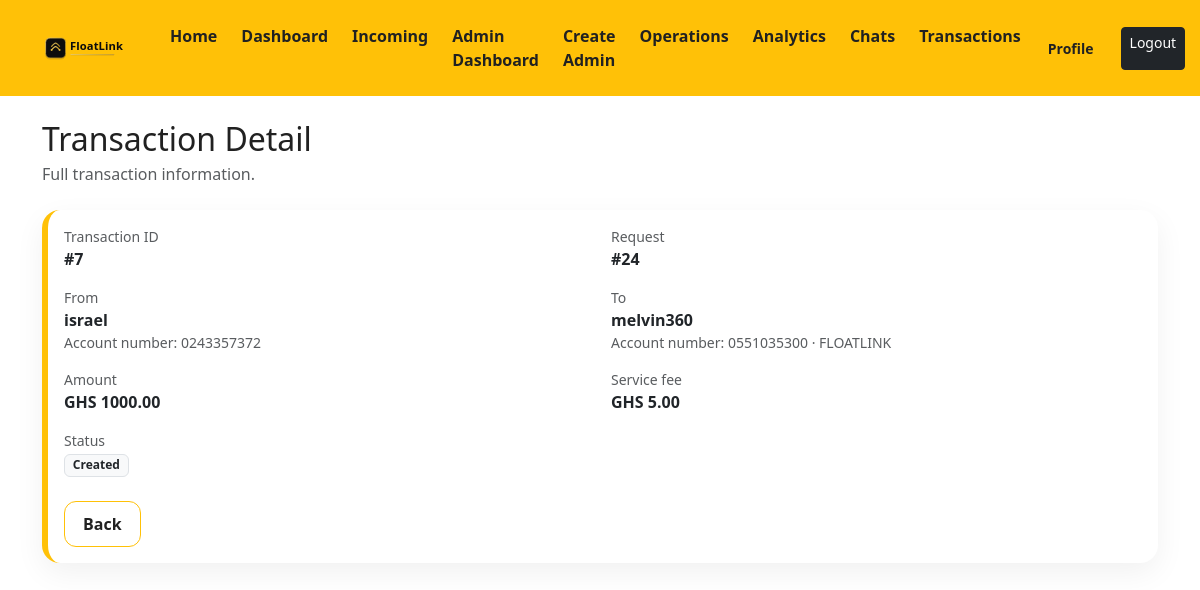
Screenshot of /transactions/7/ (signed in) with the database file from the repository.
### transactions/models.py (models this page shows, shortened)
class Transaction(models.Model):
    class Status(models.TextChoices):
        CREATED = 'CREATED', 'Created'
        PAID = 'PAID', 'Paid'
        FAILED = 'FAILED', 'Failed'
    float_request = models.OneToOneField(FloatRequest, on_delete=models.CASCADE, related_name='transaction')
    from_agent = models.ForeignKey(Agent, on_delete=models.CASCADE, related_name='outgoing_transactions')
    to_agent = models.ForeignKey(Agent, on_delete=models.CASCADE, related_name='incoming_transactions')
    amount = models.DecimalField(max_digits=12, decimal_places=2)
    service_fee = models.DecimalField(max_digits=12, decimal_places=2)
    status = models.CharField(max_length=20, choices=Status.choices, default=Status.CREATED)
    created_at = models.DateTimeField(auto_now_add=True)

### float_requests/models.py (models this page shows, shortened)
class FloatRequest(models.Model):
    class RequestType(models.TextChoices):
        E_CASH = 'E_CASH', 'E-cash'
        PHYSICAL_CASH = 'PHYSICAL_CASH', 'Physical cash'
    class Status(models.TextChoices):
        PENDING = 'PENDING', 'Pending'
        ACCEPTED = 'ACCEPTED', 'Accepted'
        ADMIN_COMPLETED = 'ADMIN_COMPLETED', 'Admin completed'
        COMPLETED = 'COMPLETED', 'Completed'
        DECLINED = 'DECLINED', 'Declined'
        CANCELLED = 'CANCELLED', 'Cancelled'
    requesting_agent = models.ForeignKey(Agent, on_delete=models.CASCADE, related_name='requests_created')
    amount = models.DecimalField(max_digits=12, decimal_places=2)
    request_type = models.CharField(max_length=20, choices=RequestType.choices, default=RequestType.E_CASH)
    requester_latitude = models.DecimalField(max_digits=9, decimal_places=6, null=True, blank=True)
    requester_longitude = models.DecimalField(max_digits=9, decimal_places=6, null=True, blank=True)
    status = models.CharField(max_length=20, choices=Status.choices, default=Status.PENDING)
    accepted_by = models.ForeignKey(
        settings.AUTH_USER_MODEL,
        on_delete=models.SET_NULL,
        null=True,
        blank=True,
        related_name='float_requests_accepted',
    )
    accepted_at = models.DateTimeField(null=True, blank=True)
    admin_completed_at = models.DateTimeField(null=True, blank=True)
    agent_confirmed_at = models.DateTimeField(null=True, blank=True)
    completed_at = models.DateTimeField(null=True, blank=True)
    created_at = models.DateTimeField(auto_now_add=True)

### agents/models.py (models this page shows, shortened)
class Agent(models.Model):
    user = models.OneToOneField(settings.AUTH_USER_MODEL, on_delete=models.CASCADE)
    phone_number = models.CharField(max_length=15, blank=True, default='')
    location = models.CharField(max_length=150, blank=True, default='')
    vendor_number = models.CharField(max_length=50, blank=True, default='')
    business_name = models.CharField(max_length=150, blank=True, default='')
    latitude = models.DecimalField(max_digits=9, decimal_places=6, null=True, blank=True)
    longitude = models.DecimalField(max_digits=9, decimal_places=6, null=True, blank=True)
    performance_score = models.DecimalField(max_digits=5, decimal_places=2, default=0)
    performance_votes = models.PositiveIntegerField(default=0)
    float_balance = models.DecimalField(max_digits=12, decimal_places=2, default=0)
    ecash_open = models.BooleanField(default=True)
    ecash_min = models.DecimalField(max_digits=12, decimal_places=2, default=100)
    ecash_max = models.DecimalField(max_digits=12, decimal_places=2, default=10000)
    is_verified = models.BooleanField(default=False)
    created_at = models.DateTimeField(auto_now_add=True)

### transactions/views.py (the view)
# urls.py: path("<int:pk>/", views.transaction_detail, name="detail"),
@login_required
def transaction_detail(request, pk: int):
    agent = get_object_or_404(Agent, user=request.user)
    tx = get_object_or_404(Transaction, pk=pk)
    if tx.from_agent_id != agent.id and tx.to_agent_id != agent.id:
        raise Http404
    return render(request, 'transactions/detail.html', {'tx': tx})

### templates/transactions/detail.html
{% extends 'base.html' %}
{% block content %}
<div class="container py-4">
  <h2 class="mb-1">Transaction Detail</h2>
  <div class="text-muted mb-4">Full transaction information.</div>
  <div class="card card-fl">
    <div class="card-body">
      <div class="row g-3">
        <div class="col-md-6">
          <div class="text-muted small">Transaction ID</div>
          <div class="fw-semibold">#{{ tx.id }}</div>
        </div>
        <div class="col-md-6">
          <div class="text-muted small">Request</div>
          <div class="fw-semibold">#{{ tx.float_request.id }}</div>
        </div>
        <div class="col-md-6">
          <div class="text-muted small">From</div>
          <div class="fw-semibold">{{ tx.from_agent.user.username }}</div>
          <div class="text-muted small">Account number: {{ tx.from_agent.vendor_number|default:"-" }}{% if tx.from_agent.business_name %} · {{ tx.from_agent.business_name }}{% endif %}</div>
        </div>
        <div class="col-md-6">
          <div class="text-muted small">To</div>
          <div class="fw-semibold">{{ tx.to_agent.user.username }}</div>
          <div class="text-muted small">Account number: {{ tx.to_agent.vendor_number|default:"-" }}{% if tx.to_agent.business_name %} · {{ tx.to_agent.business_name }}{% endif %}</div>
        </div>
        <div class="col-md-6">
          <div class="text-muted small">Amount</div>
          <div class="fw-semibold">GHS {{ tx.amount }}</div>
        </div>
        <div class="col-md-6">
          <div class="text-muted small">Service fee</div>
          <div class="fw-semibold">GHS {{ tx.service_fee }}</div>
        </div>
        <div class="col-md-6">
          <div class="text-muted small">Status</div>
          <div><span class="badge bg-light text-dark border">{{ tx.get_status_display }}</span></div>
        </div>
      </div>
      <div class="mt-4">
        <a class="btn btn-fl-outline" href="{% url 'transactions:list' %}">Back</a>
      </div>
    </div>
  </div>
</div>
{% endblock %}

### static/css/app.css (style rules this page uses)
:root { --fl-yellow: #ffc107; --fl-yellow-hover: #ffb300; --fl-charcoal: #212121; }
body { background: #ffffff; color: var(--fl-charcoal); }
.btn-fl-outline { background: transparent; border: 1px solid var(--fl-yellow); color: var(--fl-charcoal); border-radius: 12px; padding: 10px 18px; font-weight: 700; }
.card-fl { border: 0; border-left: 6px solid var(--fl-yellow); border-radius: 18px; box-shadow: 0 10px 30px rgba(0, 0, 0, 0.06); }

### rows the page displays
Transaction: id "7", float_request.id "24", from_agent.user.username "israel", from_agent.vendor_number "0243357372", to_agent.user.username "melvin360", to_agent.vendor_number "0551035300", to_agent.business_name "FLOATLINK", amount "1000.00", service_fee "5.00", status "Created"
